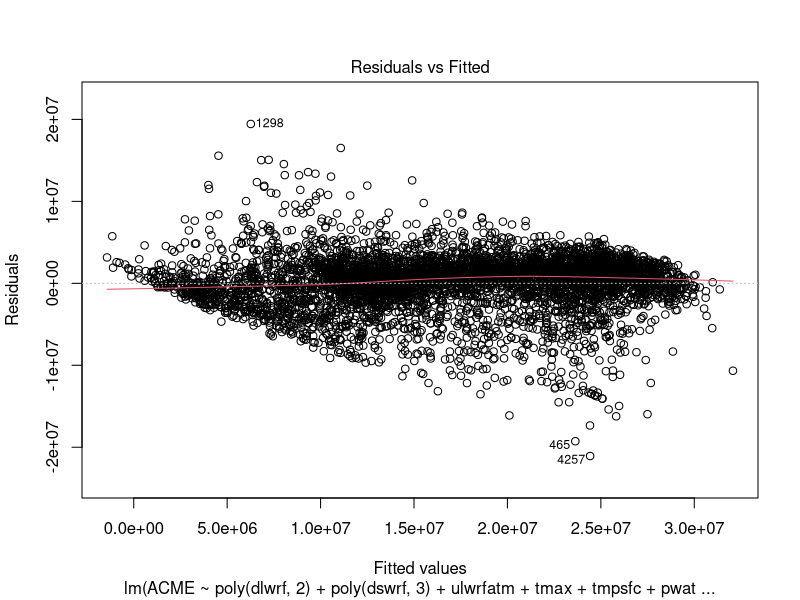
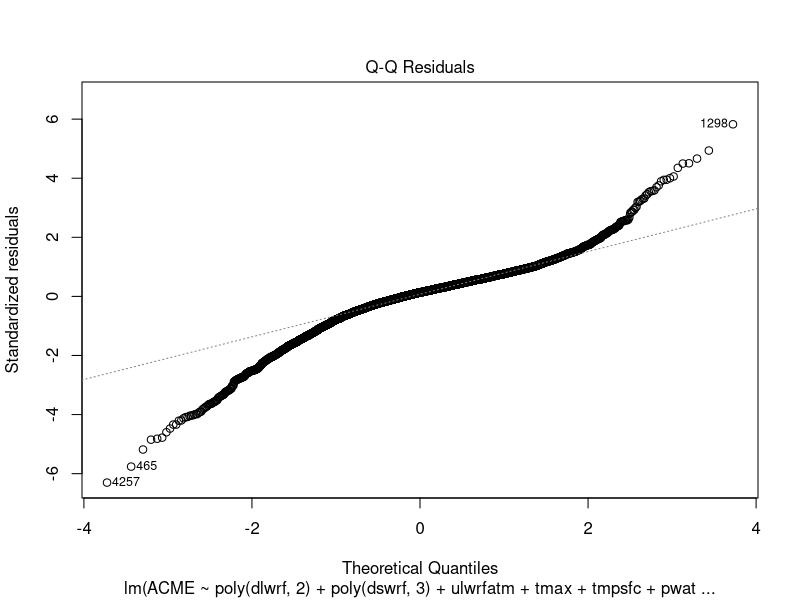
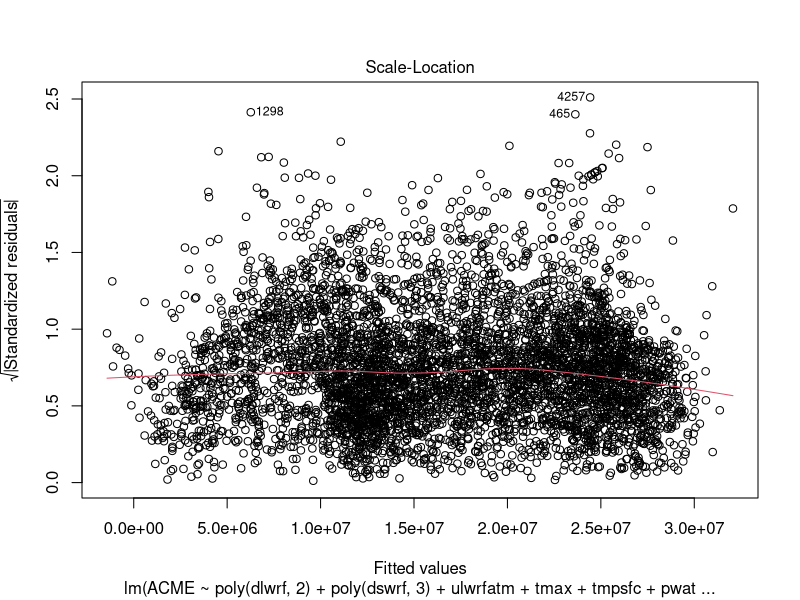
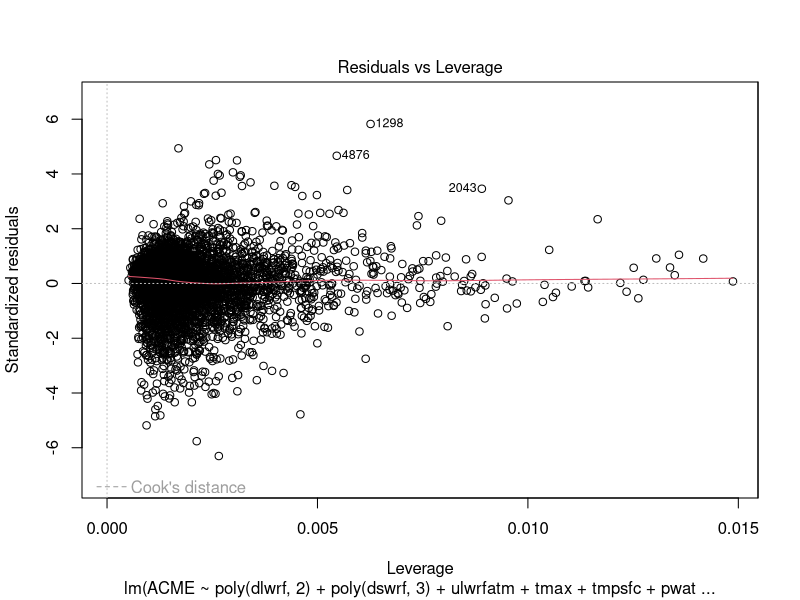

Reproduce these figures in R, in order.
## ---- chunk 1
# Cargar datos
data <- read.csv("datos_procesados.csv")
## ---- chunk 2
# Crear el modelo
lmm.fit <- lm(ACME ~ poly(dlwrf, 2) + poly(dswrf, 3) + ulwrfatm + tmax +
                tmpsfc + pwat, data=data)
plot(lmm.fit)
summary(lmm.fit)
